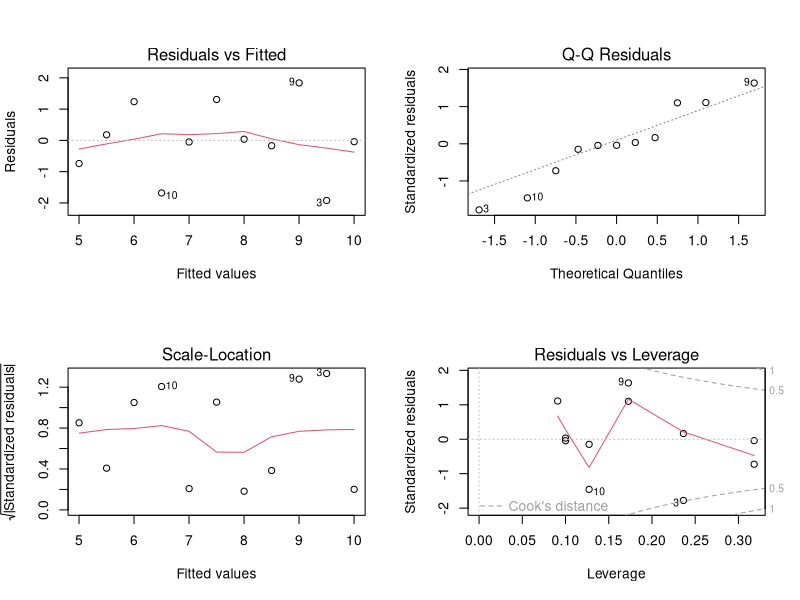
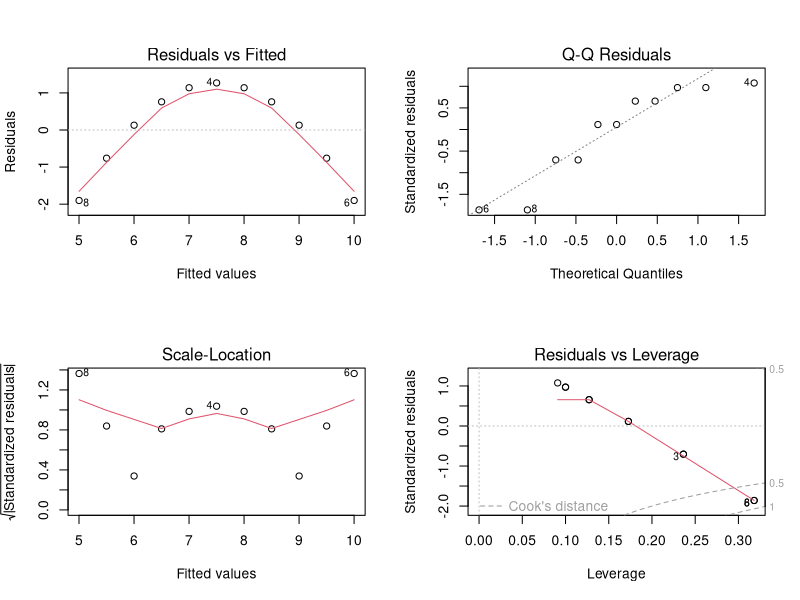
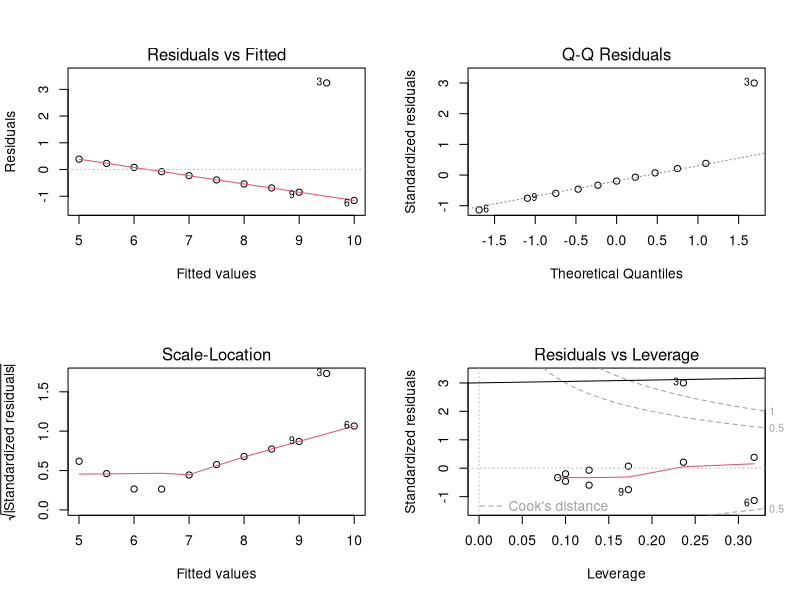
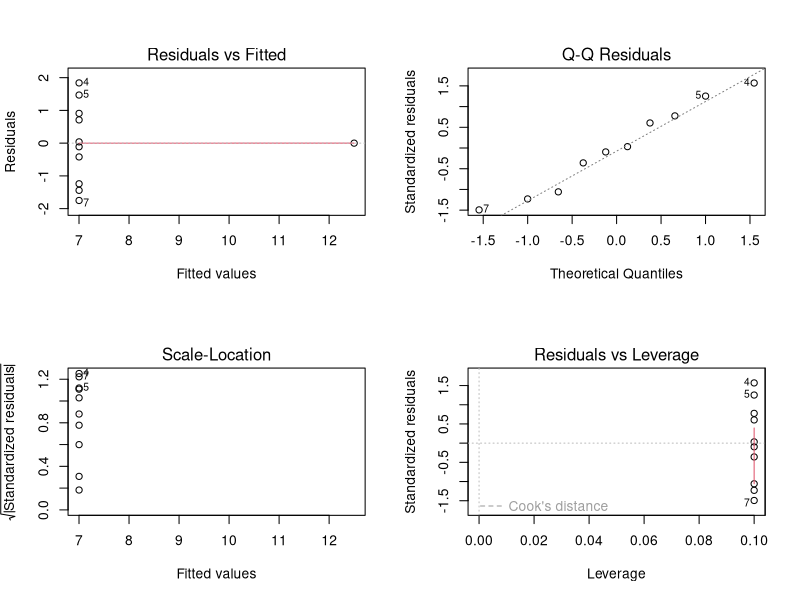

The R source for these figures, in order:
# 1.
# wyświetl zbiór danych anscombe
# data(anscombe)
# anscombe


# 2.
# podziel kolumny zbioru danych na podramki z odpowiadającymi parami kolumn x, y
ans1 <- data.frame(anscombe[1], anscombe[5])
ans2 <- data.frame(anscombe[2], anscombe[6])
ans3 <- data.frame(anscombe[3], anscombe[7])
ans4 <- data.frame(anscombe[4], anscombe[8])


# 3.
# oblicz średnią dla każdej kolumny (osobno dla wartości zmiennych x i y) w poszczególnych podramkach
mean_x <- sapply(list(ans1$x1, ans2$x2, ans3$x3, ans4$x4), mean)
mean_y <- sapply(list(ans1$y1, ans2$y2, ans3$y3, ans4$y4), mean)
# lub
colsMean <- c(colMeans(ans1), colMeans(ans2), colMeans(ans3), colMeans(ans4))

# oblicz średnią dla każdego wiersza (wspólnie dla wartości zmiennych x i y) w poszczególnych podramkach
# rowsMean <- c(rowMeans(ans1), rowMeans(ans2), rowMeans(ans3), rowMeans(ans4))

# oblicz średnią kolejno dla każdej kolumny, następnie średnią ze wszystkich wartości średnich x i y
mean_dataset <- mean(sapply(anscombe, mean))


# 4.
# odchylenie standardowe dla x1 i y1
sd1 <- lapply(ans1, sd)

# odchylenie standardowe dla x2 i y2
sd2 <- lapply(ans2, sd)

# odchylenie standardowe dla x3 i y3
sd3 <- lapply(ans3, sd)

# odchylenie standardowe dla x4 i y4
sd4 <- lapply(ans4, sd)


# 5.
# użyj biblioteki knitr
library(knitr)
# wyświetl wartości odchyleń standardowych dla ramek danych
table_sds <- kable(data.frame(sd1, sd2, sd3, sd4))


# 6.
# pobierz ramkę danych i jej wartości dla kolumn x i y
fit_models <- function(ans, x, y) {
  lm_model <- lm(y~x, data=ans) # utwórz model regresji
  print(lm_model) # wypisz współczynniki modelu
  plot(lm_model) # narysuj wykres modelu
  abline(lm_model) # dodaj linię do funkcji regresji
}


# 7.
# dla każdej ramki danych wyświetl utworzone dla niej wykresy w formacie 2x2
par(mfrow = c(2,2))
fit_models(ans1, ans1$x1, ans1$y1)
fit_models(ans2, ans2$x2, ans2$y2)
fit_models(ans3, ans3$x3, ans3$y3)
fit_models(ans4, ans4$x4, ans4$y4)
